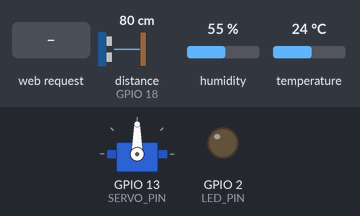
The sketch below on a simulated ESP32. On the bench: servo, output pins drawn as LEDs (lit = HIGH). The inputs (shaded band) are chosen by the test bench; at power-on: distance to the obstacle (sensor on GPIO 18) 80 cm, humidity 55 %, temperature 24 °C. The echo pulse lasts 58.3 µs per cm; WiFi joins after 1.5 s; servers stay silent unless stated; pins used as bus, display or sensor lines are not drawn; what the sketch prints to the serial monitor is not drawn.

Above: at 2.7 s.
2.8 s: HTTP request GET /LED=ON received
At 4.0 s:
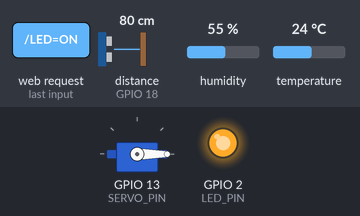
4.3 s: HTTP request GET /LED=OFF received
At 5.5 s:
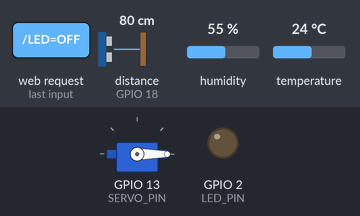
5.8 s: HTTP request GET /SERVO=OPEN received
At 6.3 s:
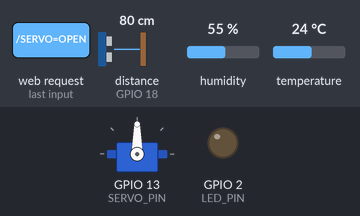
7.3 s: HTTP request GET /LED=ON received
At 7.8 s:
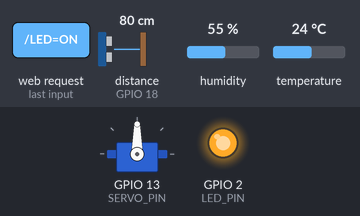
8.8 s: HTTP request GET /SERVO=CLOSE received
At 9.8 s:
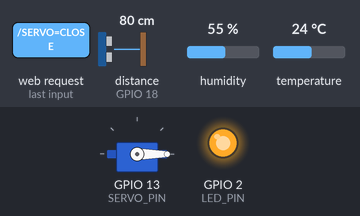
Timing chart, 0 to 11.3 s (numbered marks = the images above; inputs shaded):
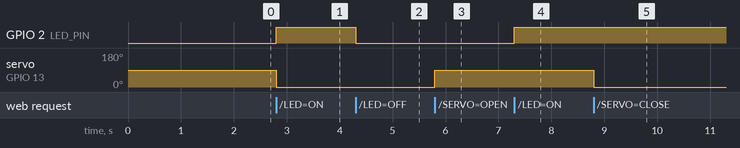

The sketch:

code.ino
```cpp
#include <WiFi.h>
#include <Servo.h>
#include "DHT.h"

#define LED_PIN 2
#define SERVO_PIN 13
#define DHTPIN 4
#define DHTTYPE DHT11
#define TRIG_PIN 5
#define ECHO_PIN 18

Servo myServo;
DHT dht(DHTPIN, DHTTYPE);
WiFiServer server(80);

const char* ssid = "YOUR_WIFI";
const char* password = "YOUR_PASSWORD";

bool ledState = false;
int servoAngle = 0;

long getDistance() {
  digitalWrite(TRIG_PIN, LOW);
  delayMicroseconds(2);
  digitalWrite(TRIG_PIN, HIGH);
  delayMicroseconds(10);
  digitalWrite(TRIG_PIN, LOW);

  long duration = pulseIn(ECHO_PIN, HIGH, 30000);
  return duration * 0.034 / 2;
}

void setup() {
  Serial.begin(9600);

  pinMode(LED_PIN, OUTPUT);
  pinMode(TRIG_PIN, OUTPUT);
  pinMode(ECHO_PIN, INPUT);

  myServo.attach(SERVO_PIN);
  dht.begin();

  WiFi.begin(ssid, password);
  while (WiFi.status() != WL_CONNECTED) {
    delay(500);
  }

  Serial.println(WiFi.localIP());
  server.begin();
}

void loop() {
  WiFiClient client = server.available();
  if (!client) return;

  String request = client.readStringUntil('\r');
  client.flush();

  if (request.indexOf("/LED=ON") != -1) ledState = true;
  if (request.indexOf("/LED=OFF") != -1) ledState = false;
  if (request.indexOf("/SERVO=OPEN") != -1) servoAngle = 90;
  if (request.indexOf("/SERVO=CLOSE") != -1) servoAngle = 0;

  digitalWrite(LED_PIN, ledState);
  myServo.write(servoAngle);

  float temp = dht.readTemperature();
  long distance = getDistance();

  client.println("HTTP/1.1 200 OK");
  client.println("Content-Type: text/html");
  client.println();

  client.println("<html><head>");
  client.println("<meta http-equiv='refresh' content='5'>");
  client.println("</head><body>");

  client.println("<h2>ESP32 IoT Control Panel</h2>");

  client.println("<p>Temperature: " + String(temp) + " °C</p>");
  client.println("<p>Distance: " + String(distance) + " cm</p>");

  client.println("<a href=\"/LED=ON\"><button>LED ON</button></a>");
  client.println("<a href=\"/LED=OFF\"><button>LED OFF</button></a><br><br>");

  client.println("<a href=\"/SERVO=OPEN\"><button>Open Servo</button></a>");
  client.println("<a href=\"/SERVO=CLOSE\"><button>Close Servo</button></a>");

  client.println("</body></html>");
  client.stop();
}
```

Measured:
- after the input at 2.8 s, GPIO 2 (LED_PIN): LOW → HIGH at once; servo on GPIO 13 (SERVO_PIN): 90° → 0° at once
- after the input at 4.3 s, GPIO 2 (LED_PIN): HIGH → LOW at once
- after the input at 5.8 s, servo on GPIO 13 (SERVO_PIN): 0° → 90° at once
- after the input at 7.3 s, GPIO 2 (LED_PIN): LOW → HIGH at once
- after the input at 8.8 s, servo on GPIO 13 (SERVO_PIN): 90° → 0° at once
